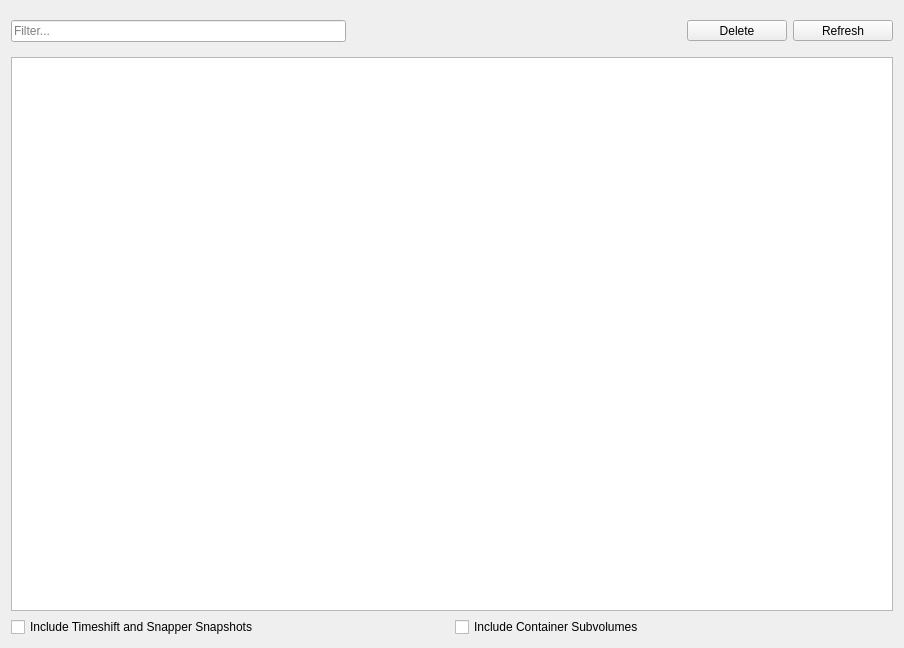
          <widget class="QWidget" name="scrollAreaWidgetContents_2">
           <property name="geometry">
            <rect>
             <x>0</x>
             <y>0</y>
             <width>904</width>
             <height>648</height>
            </rect>
           </property>
           <layout class="QGridLayout" name="gridLayout_10">
            <item row="2" column="0">
             <layout class="QHBoxLayout" name="horizontalLayout_includeSubvolumes">
              <item>
               <widget class="QCheckBox" name="checkBox_subvolIncludeSnapshots">
                <property name="toolTip">
                 <string>&lt;html&gt;&lt;head/&gt;&lt;body&gt;&lt;p&gt;Include children subvolumes of .snapshots and timeshift folders.&lt;/p&gt;&lt;/body&gt;&lt;/html&gt;</string>
                </property>
                <property name="text">
                 <string>Include Timeshift and Snapper Snapshots</string>
                </property>
                <property name="checked">
                 <bool>false</bool>
                </property>
               </widget>
              </item>
              <item>
               <widget class="QCheckBox" name="checkBox_subvolIncludeContainer">
                <property name="text">
                 <string>Include Container Subvolumes</string>
                </property>
                <property name="checked">
                 <bool>false</bool>
                </property>
               </widget>
              </item>
             </layout>
            </item>
            <item row="0" column="0">
             <widget class="QFrame" name="frame_subvolumesOptions">
              <layout class="QHBoxLayout" name="horizontalLayout_9">
               <property name="leftMargin">
                <number>0</number>
               </property>
               <property name="rightMargin">
                <number>0</number>
               </property>
               <item>
                <widget class="FilterLineEdit" name="lineEdit_subvolFilter">
                 <property name="placeholderText">
                  <string>Filter...</string>
                 </property>
                </widget>
               </item>
               <item>
                <spacer name="horizontalSpacer_9">
                 <property name="orientation">
                  <enum>Qt::Horizontal</enum>
                 </property>
                 <property name="sizeHint" stdset="0">
                  <size>
                   <width>40</width>
                   <height>20</height>
                  </size>
                 </property>
                </spacer>
               </item>
               <item>
                <widget class="QToolButton" name="pushButton_subvolDelete">
                 <property name="minimumSize">
                  <size>
                   <width>100</width>
                   <height>0</height>
                  </size>
                 </property>
                 <property name="text">
                  <string>Delete</string>
                 </property>
                 <property name="icon">
                  <iconset resource="../../icons/icons.qrc">
                   <normaloff>:/icons/minus.png</normaloff>:/icons/minus.png</iconset>
                 </property>
                 <property name="toolButtonStyle">
                  <enum>Qt::ToolButtonTextUnderIcon</enum>
                 </property>
                </widget>
               </item>
               <item>
                <widget class="QToolButton" name="pushButton_subvolRefresh">
                 <property name="minimumSize">
                  <size>
                   <width>100</width>
                   <height>0</height>
                  </size>
                 </property>
                 <property name="text">
                  <string>Refresh</string>
                 </property>
                 <property name="icon">
                  <iconset resource="../../icons/icons.qrc">
                   <normaloff>:/icons/reload.png</normaloff>:/icons/reload.png</iconset>
                 </property>
                 <property name="toolButtonStyle">
                  <enum>Qt::ToolButtonTextUnderIcon</enum>
                 </property>
                </widget>
               </item>
              </layout>
             </widget>
            </item>
            <item row="1" column="0">
             <widget class="QTableView" name="tableView_subvols">
              <property name="selectionMode">
               <enum>QAbstractItemView::SingleSelection</enum>
              </property>
              <property name="selectionBehavior">
               <enum>QAbstractItemView::SelectRows</enum>
              </property>
              <property name="sortingEnabled">
               <bool>true</bool>
              </property>
              <property name="wordWrap">
               <bool>false</bool>
              </property>
              <attribute name="horizontalHeaderStretchLastSection">
               <bool>false</bool>
              </attribute>
              <attribute name="verticalHeaderVisible">
               <bool>false</bool>
              </attribute>
              <attribute name="verticalHeaderStretchLastSection">
               <bool>false</bool>
              </attribute>
             </widget>
            </item>
           </layout>
          </widget>
